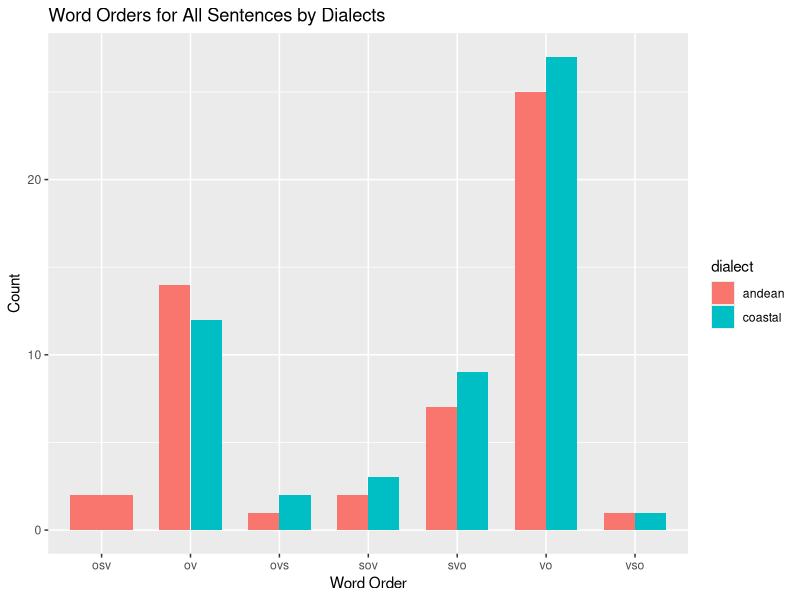
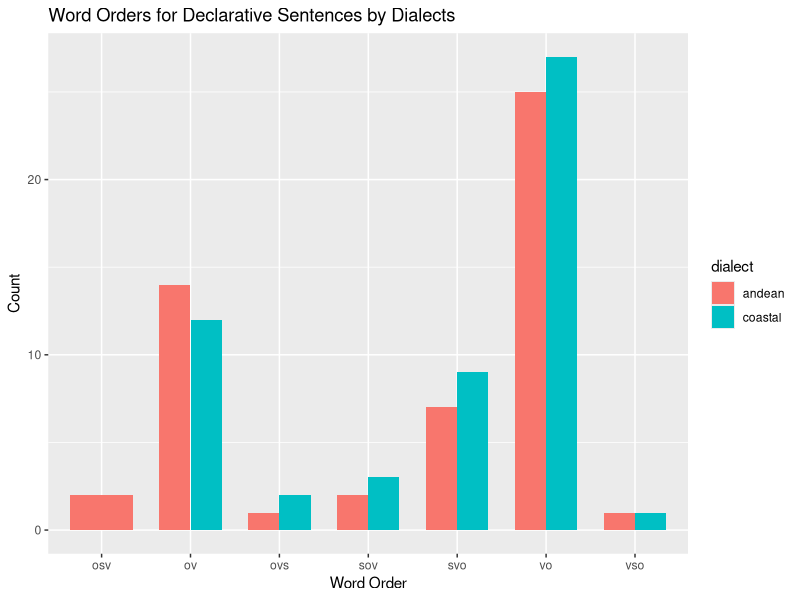

Write R code to recreate these figures, in order.
## ---- chunk 1
library(ggplot2)
library(dplyr)
## ---- chunk 2

# get dataframes of parsed sentences
# documents contain sentences and sentences contain tokens
# sentences$doc_id links with documents$id 
# tokens$sentence_id links with sentences$id

documents <- read.csv("../transcriber/output/parsed/documents.csv")
sentences <- read.csv("../transcriber/output/parsed/sentences.csv")
tokens <- read.csv("../transcriber/output/parsed/tokens.csv")

## ---- chunk 3

# get word orders of each sentence
# the function carries out the following steps to generate word order:
# 1. iterate all given sentences
# 2. iterate all verb tokens in each sentence
# 3. get the 'nsubj' and 'obj' children from the dependency parsing result
#    where 'head' column in tokens refer to its parent token index
#    and 'deprel' refer to its relationship
# 4. comparing the indices of nsubj(may not be present), obj and the verb


# return a dataframe contains:
# 1. word order in form of 'S', 'V', 'O' concatenated string
# 2. the verb, the sentence and the document where the word order is presented
get_sentences_word_order <- function(sentences_in) {
  
  # initialize dataframe to store the result
  word_orders <- tibble(
    doc_id=character(),
    doc_title=character(),
    sentence_id=character(),
    sentence_index=character(),
    verb_id=character(),
    verb_index=character(),
    word_order=character(), 
    dialect=character())
  
    for (i in 1:nrow(sentences_in)) {
      sentence <- sentences_in[i, ]
      # get document where the sentence is from
      document <- (documents %>% filter(id == sentence$doc_id))[1, ]
      
      # filter tokens that belong to the sentence
      sentence_tokens <- tokens %>% filter(sentence_id == sentence$id)
    
      # filter only verb tokens
      sentence_verb_tokens <- sentence_tokens %>% filter(upos == 'VERB')
      
      # make sure there exist verbs in the sentence
      # this step is necessary because 1:0 in R gives c(1, 0) which should be empty
      if (nrow(sentence_verb_tokens) > 0) {
        
        for (i in 1:nrow(sentence_verb_tokens)) {
          
          # get verb
          verb <- sentence_verb_tokens[i, ]
          
          # get nsubj children
          nsubj <- sentence_tokens %>% filter(head == verb$index & deprel == 'nsubj')
          # get obj children
          obj <- sentence_tokens %>% filter(head == verb$index & deprel == 'obj')
          
          # in case of no nsubj and one obj presents
          # VO or OV
          if (nrow(nsubj) == 0 & nrow(obj) == 1) {
            
            # create named vector with S/V/O as names and their token indices as value
            word_order_pos <- c('v' = verb$index, 'o' = obj[1, ]$index)
            
            # sort by indices then get names
            sorted_word_order <- names(sort(word_order_pos))
            
            # concatenate
            word_order <- paste(sorted_word_order, collapse = '')
            
            # store the result
            word_orders <- word_orders %>%  add_row(
              doc_id=document$id,
              doc_title=document$title,
              sentence_id=sentence$id,
              sentence_index=as.character(sentence$index),
              verb_id=verb$id,
              verb_index=verb$index,
              word_order=word_order,
              dialect=document$dialect)
            
          } 
          else if (nrow(nsubj) == 1 & nrow(obj) == 1) 
          {
            # in case of one nsubj and one obj present
            # all combination of 'S', 'V', 'O', e.g. SVO
            word_order_pos <- c('s' = nsubj[1, ]$index, 'v' = verb$index, 'o' = obj[1, ]$index)
            
            # the following steps are identical with the obj only case above
            sorted_word_order <- names(sort(word_order_pos))
            word_order <- paste(sorted_word_order, collapse = '')
            word_orders <- word_orders %>%  add_row(
              doc_id=document$id,
              doc_title=document$title,
              sentence_id=sentence$id,
              sentence_index=as.character(sentence$index),
              verb_id=verb$id,
              verb_index=verb$index,
              word_order=word_order,
              dialect=document$dialect)
          }
        }
      }
    }
  
    return(word_orders)

}
## ---- chunk 4
# filter the sentence without '?' token
declarative_sentence_ids <- (tokens %>% group_by(sentence_id) %>% filter(!any(text == '?')) %>% summarise())$sentence_id
## ---- chunk 5
# check if andean and costal have similar number of sentences
print('Total sentence count in the two dialect categories')
left_join(sentences, documents %>% rename(doc_id = id), by = "doc_id") %>%
  group_by(dialect) %>% 
  summarise(count = n())

# # check if andean and costal have similar number of declarative sentences 
print('declarative sentence count in the two dialect categories')
left_join(sentences, documents %>% rename(doc_id = id), by = "doc_id") %>%
  filter(id %in% declarative_sentence_ids) %>%
  group_by(dialect) %>% 
  summarise(count = n())

## ---- chunk 6
# plot count of word orders in the two dialect groups as bar plot
get_sentences_word_order(sentences) %>%
  group_by(dialect, word_order) %>%
  summarise(count = n()) %>%
  ggplot(aes(x = word_order, y = count, fill = dialect)) + 
  geom_bar(stat = "identity", position = "dodge", width = 0.7) +
  labs(x = "Word Order", y = "Count",
       title = "Word Orders for All Sentences by Dialects")

## ---- chunk 7
declarative_sentences <- sentences %>% filter(id %in% declarative_sentence_ids)
get_sentences_word_order(sentences) %>%
  group_by(dialect, word_order) %>%
  summarise(count = n()) %>%
  ggplot(aes(x = word_order, y = count, fill = dialect)) + 
  geom_bar(stat = "identity", position = "dodge", width = 0.7) +
  labs(x = "Word Order", y = "Count",
       title = "Word Orders for Declarative Sentences by Dialects")

View(get_sentences_word_order(sentences))
